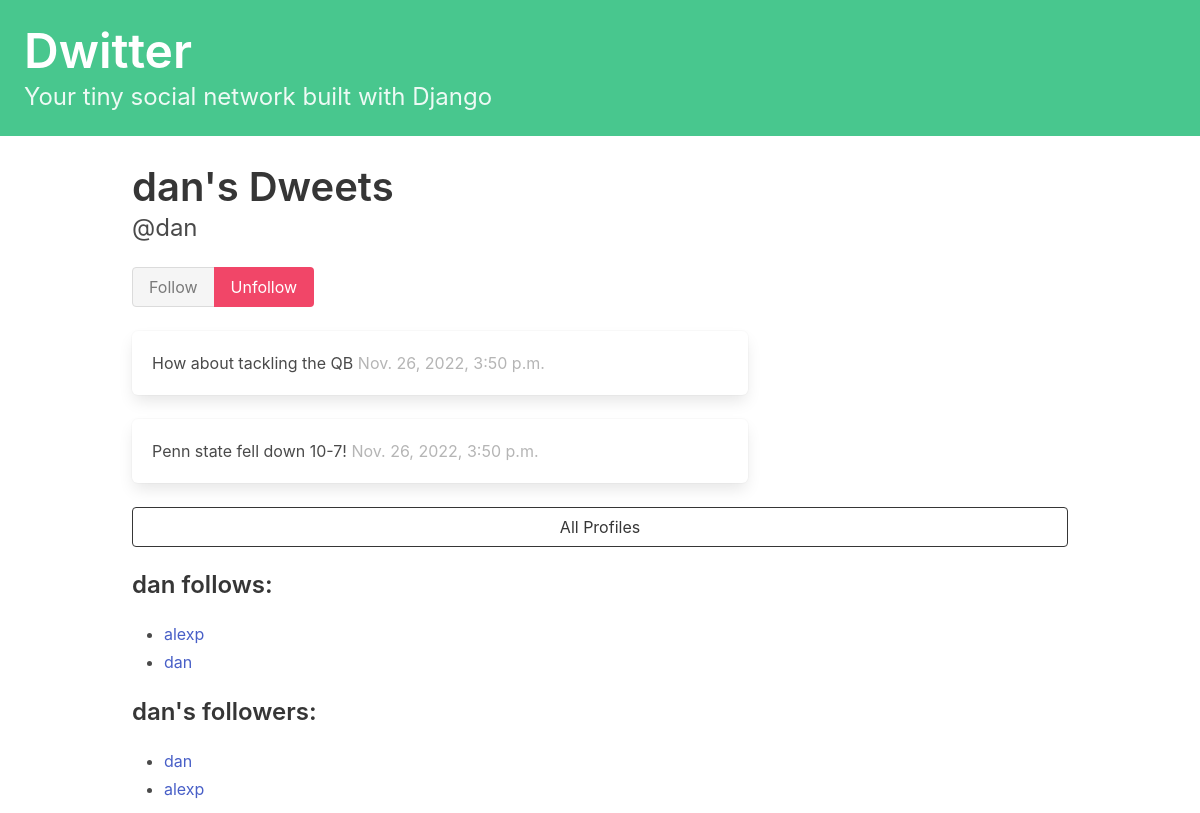
The app's page /profile/8 (signed in), older data.
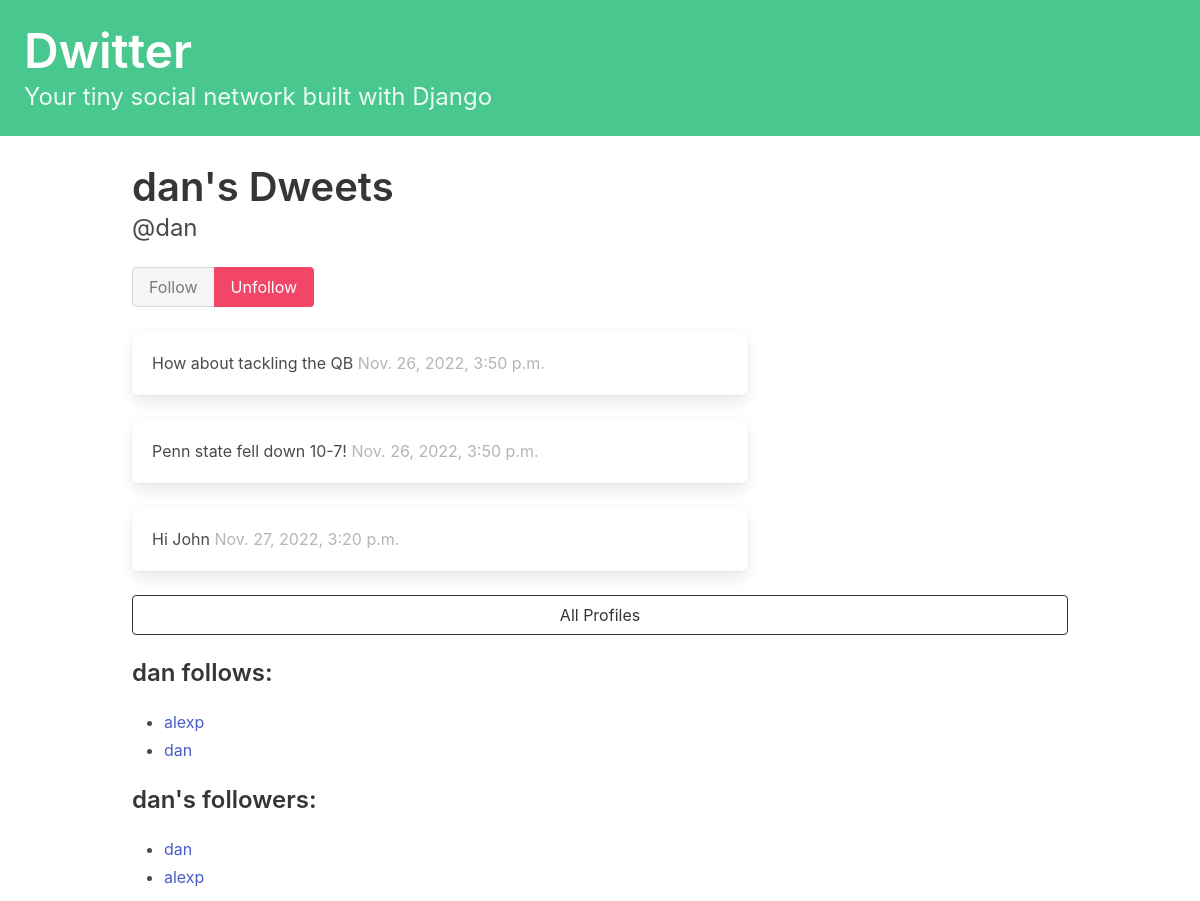
The same page, newer data.
### dwitter/models.py (models this page shows, shortened)
class Dweet(models.Model):
    user = models.ForeignKey(User, related_name="dweets", on_delete=models.DO_NOTHING)
    body = models.CharField(max_length=140)
    created_at = models.DateTimeField(auto_now_add=True)

class Profile(models.Model):
    user = models.OneToOneField(User, on_delete=models.CASCADE)
    follows = models.ManyToManyField(
        "self",
        related_name="followed_by",
        symmetrical=False,
        blank=True
    )
    def __str__(self):
        return self.user.username

### dwitter/views.py (the view, shortened to what this page needs)
# urls.py: path('profile/<int:pk>', views.profile, name='profile'),
def profile(request, pk):
    if not hasattr(request.user, 'profile'):
        missing_profile = Profile(user=request.user)
        missing_profile.save()
    profile = Profile.objects.get(pk=pk)
    return render(request, "dwitter/profile.html", {"profile": profile})

### dwitter/templates/dwitter/profile.html (shortened to what this page needs)
{% extends 'base.html' %}
{% block content %}
<div class="column is-two-thirds">
    <div class="block">
        <h2 class="title is-2">
            {{profile.user.username}}'s Dweets
        </h2>
        <p class="subtitle is-4">
            @{{profile.user.username|lower}}
        </p>
    <form method="post">
        <div class="buttons has-addons">
            {% if profile in user.profile.follows.all %}
                <button class="button is-success is-static">Follow</button>
                <button class="button is-danger" name="follow" value="unfollow">Unfollow</button>
            {% else %}
                <button class="button is-success" name="follow" value="follow">Follow</button>
                <button class="button is-danger is-static">Unfollow</button>
            {% endif %}
        </div>
    </form>
    </div>
    <div class="content">
        {% for dweet in profile.user.dweets.all %}
        <div class="box">
            {{ dweet.body }}
            <span class="is-small has-text-grey-light">
                {{ dweet.created_at }}
            </span>
        </div>
        {% endfor %}
    </div>
</div>
<div class="column">
    <div class="block">
        <a href="{% url 'dwitter:profile_list' %}">
            <button class="button is-dark is-outlined is-fullwidth">
                All Profiles
            </button>
        </a>
    </div>
    <div class="block">
        <h3 class="title is-4">
            {{profile.user.username}} follows:
        </h3>
        <div class="content">
            <ul>
                {% for following in profile.follows.all %}
                <li>
                    <a href="{% url 'dwitter:profile' following.id %}">
                        {{ following }}
                    </a>
                </li>
                {% endfor %}
            </ul>
        </div>
    </div>
    <div class="block">
        <h3 class="title is-4">
            {{profile.user.username}}'s followers:
        </h3>
        <div class="content">
            <ul>
                {% for follower in profile.followed_by.all %}
                <li>
                    <a href="{% url 'dwitter:profile' follower.id %}">
                        {{ follower }}
                    </a>
                </li>
                {% endfor %}
            </ul>
        </div>
    </div>
</div>
{% endblock content %}

Row changes from the older to the newer data that the page shows:
added Dweet: body "Hi John", created_at "Nov. 27, 2022, 3:20 p.m."
